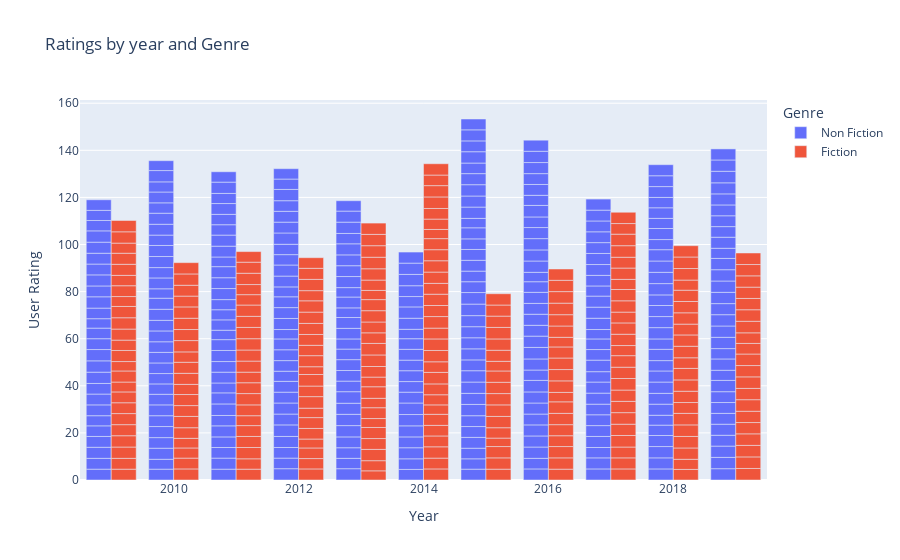

Notebook code for this chart:
### Code cell
# User rating by year 
px.bar(data,x='Year',y='User Rating', barmode='group', color='Genre' ,title='Ratings by year and Genre')

### Figure 1 — Plotly figure (JSON) as saved in the notebook; plotly's stock layout.template omitted (floating-point values rounded to 4 significant figures; data arrays with more than 128 entries replaced by an {"elided": "..."} marker saying what was removed)
{"data": [{"alignmentgroup": "True", "hovertemplate": "Genre=Non Fiction<br>Year=%{x}<br>User Rating=%{y}<extra></extra>", "legendgroup": "Non Fiction", "marker": {"color": "#636efa", "pattern": {"shape": ""}}, "name": "Non Fiction", "offsetgroup": "Non Fiction", "orientation": "v", "showlegend": true, "textposition": "auto", "type": "bar", "x": {"elided": "310 int values"}, "xaxis": "x", "y": {"elided": "310 float values"}, "yaxis": "y"}, {"alignmentgroup": "True", "hovertemplate": "Genre=Fiction<br>Year=%{x}<br>User Rating=%{y}<extra></extra>", "legendgroup": "Fiction", "marker": {"color": "#EF553B", "pattern": {"shape": ""}}, "name": "Fiction", "offsetgroup": "Fiction", "orientation": "v", "showlegend": true, "textposition": "auto", "type": "bar", "x": {"elided": "240 int values"}, "xaxis": "x", "y": {"elided": "240 float values"}, "yaxis": "y"}], "layout": {"barmode": "group", "legend": {"title": {"text": "Genre"}, "tracegroupgap": 0}, "title": {"text": "Ratings by year and Genre"}, "xaxis": {"anchor": "y", "domain": [0, 1], "title": {"text": "Year"}}, "yaxis": {"anchor": "x", "domain": [0, 1], "title": {"text": "User Rating"}}}}
